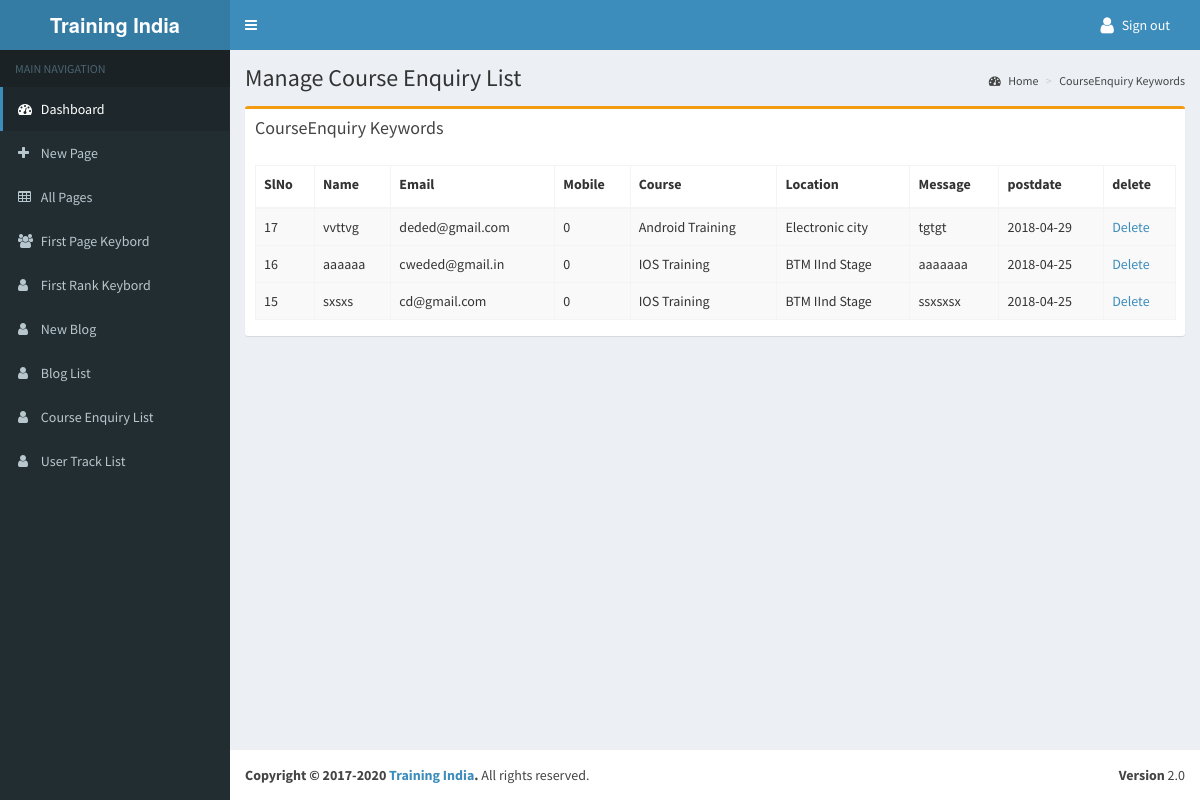
The app's page /seo/courseenquirylist.php with its own data.
### tables this page shows
CREATE TABLE `courseenquiry` (
  `day` int(11) NOT NULL,
  `month` int(11) NOT NULL,
  `year` int(11) NOT NULL,
  `id` int(11) NOT NULL,
  `name` varchar(255) NOT NULL,
  `email` varchar(255) NOT NULL,
  `mobile` bigint(20) NOT NULL,
  `course` varchar(255) NOT NULL,
  `location` varchar(255) NOT NULL,
  `subcourse` varchar(255) NOT NULL,
  `datetime` timestamp NOT NULL DEFAULT CURRENT_TIMESTAMP,
  `flag` enum('Yes','No') NOT NULL DEFAULT 'No',
  `message` varchar(255) NOT NULL,
  `democlass` varchar(255) NOT NULL,
  `updatedby` varchar(255) NOT NULL,
  `class` varchar(255) NOT NULL
);

### seo/courseenquirylist.php (the view, shortened to what this page needs)
<?php
include("header.php");
include("leftnav.php");
?>
<div class="content-wrapper">
        <section class="content-header">
          <h1>Manage Course Enquiry List</h1>
          <ol class="breadcrumb">
            <li><a href="#"><i class="fa fa-dashboard"></i> Home</a></li>
            <li><a href="#">CourseEnquiry Keywords</a></li>
          </ol>
        </section>
        <section class="content">
          <div class="row">
            <div class="col-sm-12">
              <div class="box box-warning">
                <div class="box-header">
                  <h3 class="box-title">CourseEnquiry Keywords
				   &nbsp;&nbsp;&nbsp;
				  </h3>
                </div>
		<div class="box-body">
		 <table id="example23" class="table table-bordered table-striped">
      <thead>
								<tr>
									<th><label for="email">SlNo</label></th>
									<th><label for="email">Name</label></th>
									<th><label for="email">Email</label></th>
									<th><label for="email">Mobile</label></th>
									<th><label for="email">Course</label></th>
									<th><label for="email">Location</label></th>
									<th><label for="email">Message</label></th>
									<th><label for="email">postdate</label></th>
									<th><label for="email">delete</label></th>
								</tr>
							</thead>
									<?php
								include("config.php");
								$sql = "select * from courseenquiry order by id desc";
								$res = mysqli_query($conn,$sql);
								while($row = mysqli_fetch_object($res))
								{
									echo "<tr>";
									echo "<td>".$row->id."</td>";
									echo "<td>".$row->name."</td>";
									echo "<td>".$row->email."</td>";
									echo "<td>".$row->mobile."</td>";
									echo "<td>".$row->course."</td>";
									echo "<td>".$row->location."</td>";
									echo "<td>".$row->message."</td>";
									echo "<td>".substr($row->datetime,0,10)."</td>";
									echo "<td> <a href='delete_course_enquiry.php?id=$row->id'>Delete </a></td>";
									echo "<tr>";
								}
								?>
						</table>
 </div>
              </div>
            </div>
          </div>
        </section>
      </div>
    </div>
	<?php
include("footer.php");
?>

### seo/header.php (style rules this page uses)
.skin-blue { min-height:100% !important; }

### records on screen
courseenquiry: id "17", name "vvttvg", email "deded@gmail.com", mobile "0", course "Android Training", location "Electronic city", message "tgtgt", datetime "2018-04-29"
courseenquiry: id "16", name "aaaaaa", email "cweded@gmail.in", mobile "0", course "IOS Training", location "BTM IInd Stage", message "aaaaaaa", datetime "2018-04-25"
courseenquiry: id "15", name "sxsxs", email "cd@gmail.com", mobile "0", course "IOS Training", location "BTM IInd Stage", message "ssxsxsx", datetime "2018-04-25"
